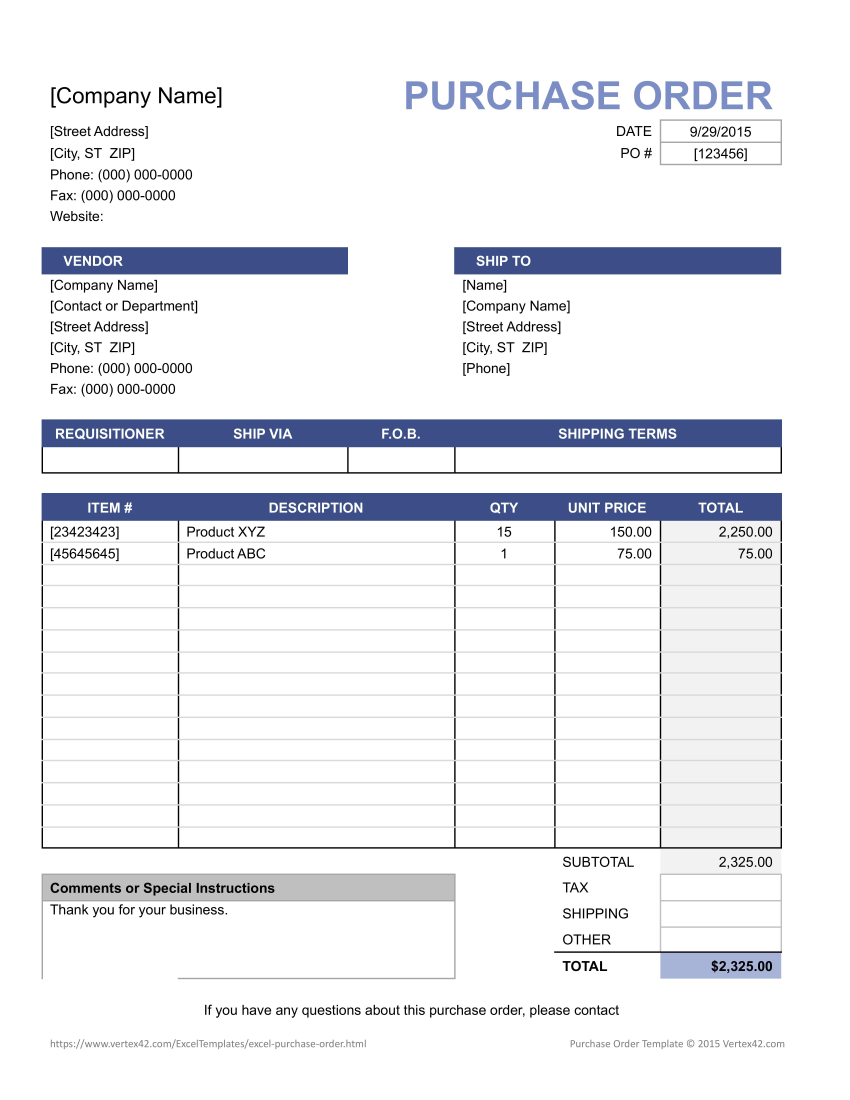
#> input picture image.jpg, 4250 x 5500 px (shown at 1/5 size)
$ python task.py
#> lines starting #> are read from the running program, lines starting #| are printed output that depends on the picture
import io, re, json
import pytesseract
import pandas as pd
from PIL import Image, ImageOps, ImageEnhance, ImageFilter
from itertools import zip_longest

x_start = 0 # for get_table_details

# [27 lines left out: function get_table_details, not called in this run]

def get_company_details(image):

   if image.width < 800 or image.height < 600:
      image = image.resize((image.width * 2, image.height * 2), Image.Resampling.LANCZOS)
      image = image.point(lambda x: 0 if x < 128 else 255, '1')  # Binarize
      image = image.filter(ImageFilter.SHARPEN)

   image = ImageOps.autocontrast(image)

   custom_config = r'--oem 3 --psm 6'
   parsed =  pytesseract.image_to_string(image, config=custom_config)
   cleaned_content = "\n".join([line.strip() for line in parsed.splitlines() if line.strip()])

   return cleaned_content.split('\n') # convert into list

# [16 lines left out: function get_PO, not called in this run]

if __name__ == "__main__":

   '''
      Image preprocessing
      The best color of text for recognition by Tesseract OCR (and most OCR engines) is black text on a white background.
         - Resizing: Resizes the image if its dimensions are smaller than 800x600.
         - Grayscale Conversion: Converts the image to grayscale for better recognition.
         - Sharpening: Uses ImageFilter.SHARPEN to enhance the edges of text.
         - Contrast Enhancement: Enhances contrast to make the text stand out.
         - Binarization: Converts the image to black and white (apply while resizing)
         - Tesseract Configurations:
            - custom_config = r'--oem 3 --psm 6'
               --oem 3: Uses the default OCR engine.
               --psm 6: Treats the image as a block of text.
   '''

   image = Image.open('image.jpg')
#> image is the input picture: PIL image 4250x5500 RGB; mean R, G, B 235.8, 236.9, 240.7

   image = image.convert("L")  # Convert to grayscale
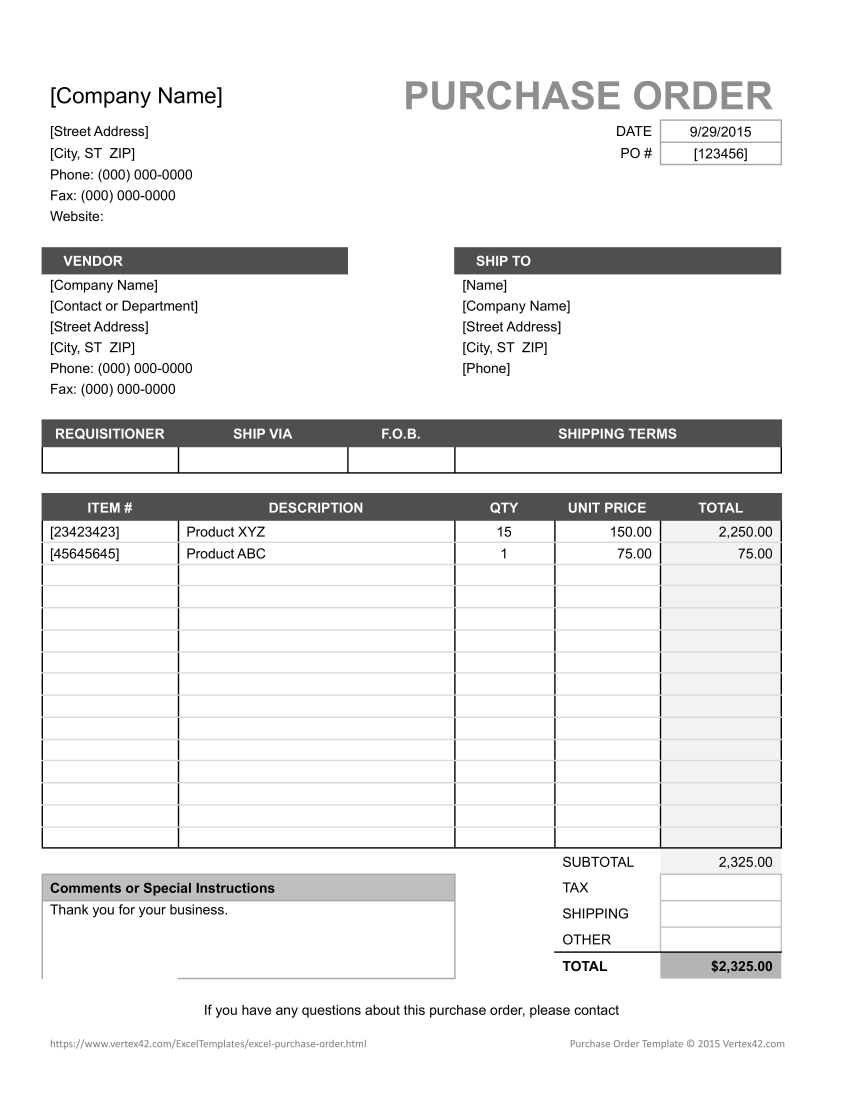
#> image: PIL image 4250x5500 L (shown at 1/5 size); min 0, max 255, mean 237
   image = ImageOps.invert(image)  # Invert colors if text is white on black
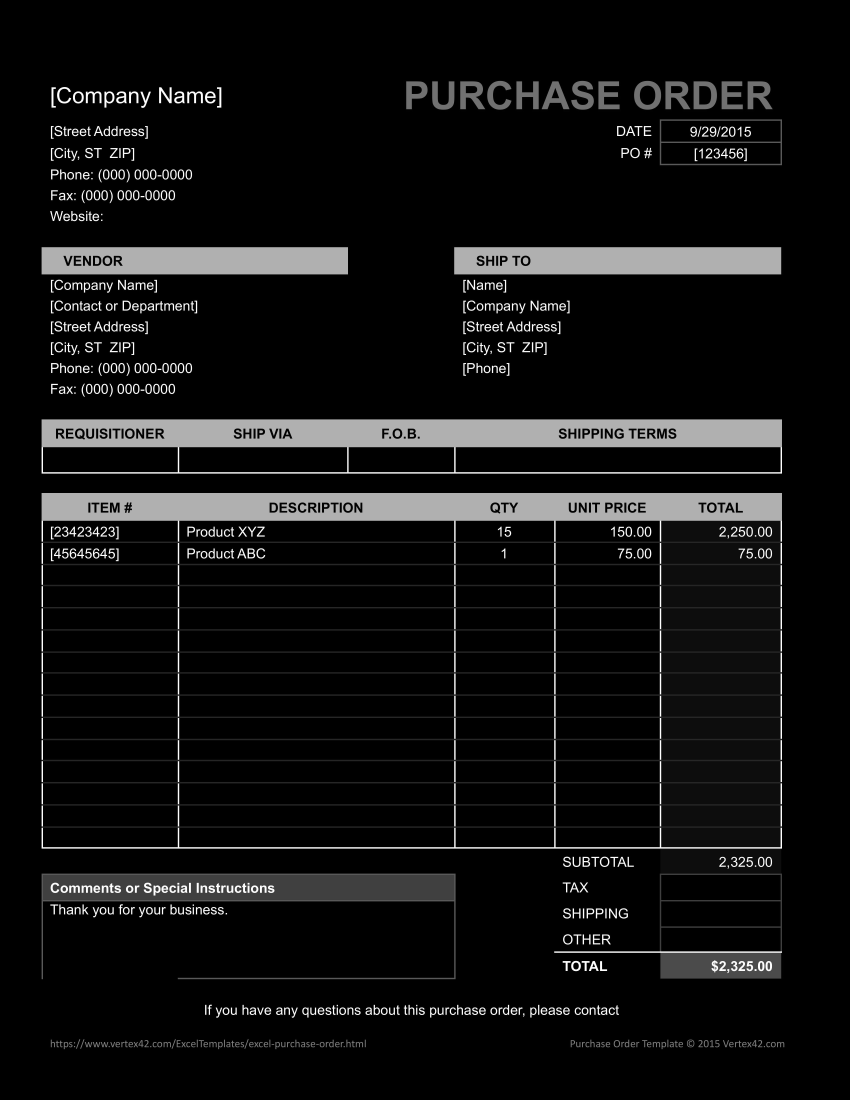
#> image: PIL image 4250x5500 L (shown at 1/5 size); min 0, max 255, mean 18
   image = image.filter(ImageFilter.SHARPEN) # Apply sharpening filter (optional for blurry images)

   # ! 2.1
   company_cropped_img = image.crop((image.width-4020, image.height-5070, image.width-3100, image.height-4350)) # (L T R B)
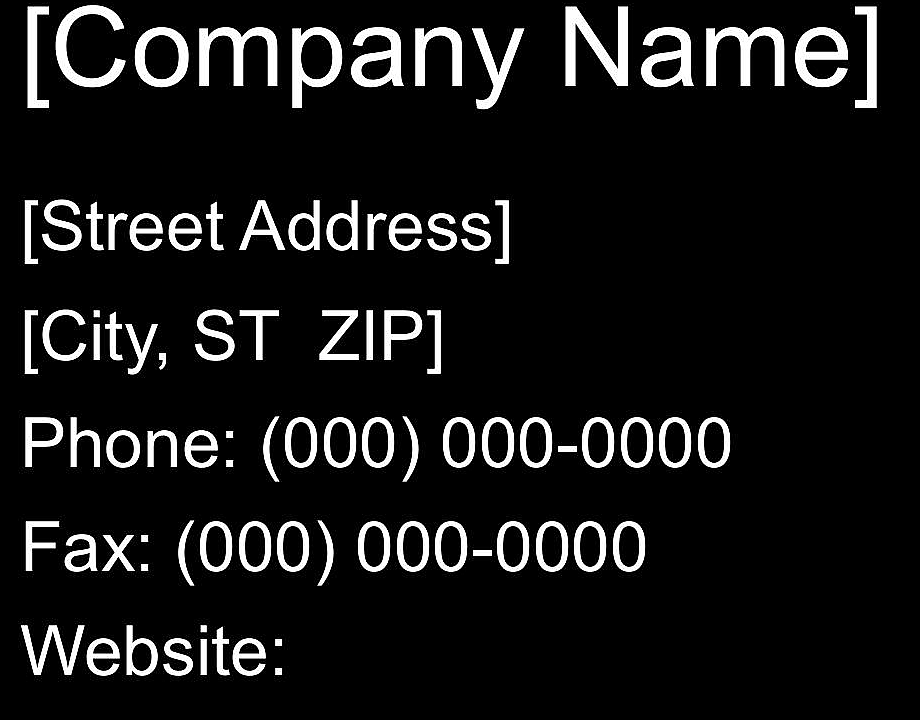
#> company_cropped_img: PIL image 920x720 L; min 0, max 255, mean 23.3
#> (the run stopped early here; a loop or call above may not have finished)
